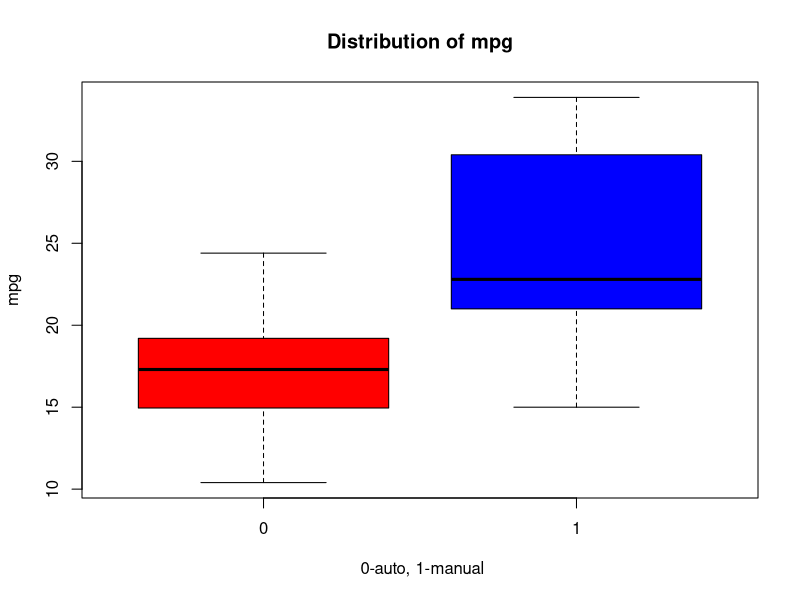
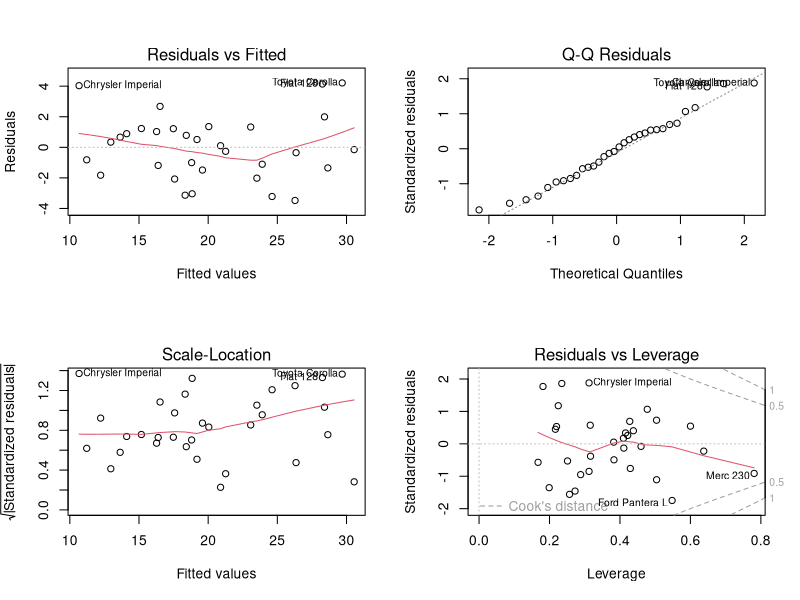

These figures' R source, in order:
## ---- chunk 1
library(glmnet)
library(caret)
data("mtcars")

str(mtcars)

#Comparision using boxplot
boxplot(mpg~am, data=mtcars, main="Distribution of mpg", ylab="mpg", xlab=" 0-auto, 1-manual", col=c("red","blue"))

# Converting numbers into factors
mtcars$cyl<-as.factor(mtcars$cyl)
mtcars$vs<-as.factor(mtcars$vs)
mtcars$am<-as.factor(mtcars$am)
mtcars$gear<-as.factor(mtcars$gear)
mtcars$carb<-as.factor(mtcars$vs)

#Centering and scaling the numeric parameters
mtcars_scaled<-mtcars
mtcars_scaled$disp<-(mtcars_scaled$disp-mean(mtcars_scaled$disp))/sd(mtcars_scaled$disp)
mtcars_scaled$hp<-(mtcars_scaled$hp-mean(mtcars_scaled$hp))/sd(mtcars_scaled$hp)
mtcars_scaled$drat<-(mtcars_scaled$drat-mean(mtcars_scaled$drat))/sd(mtcars_scaled$drat)
mtcars_scaled$wt<-(mtcars_scaled$wt-mean(mtcars_scaled$wt))/sd(mtcars_scaled$wt)
mtcars_scaled$qsec<-(mtcars_scaled$qsec-mean(mtcars_scaled$qsec))/sd(mtcars_scaled$qsec)




## ---- chunk 2
#Initial model without centering and scaling the data
model_nonscaled<-lm(mpg~., data=mtcars)
summary(model_nonscaled)
par(mfrow=c(2,2))
plot(model_nonscaled)

model_scaled<-lm(mpg~., data = mtcars_scaled)
model_sign_var<-lm(mpg~hp+wt+am+qsec+vs, data=mtcars_scaled)

## ---- chunk 3
summary(model_scaled)
summary(model_sign_var)

